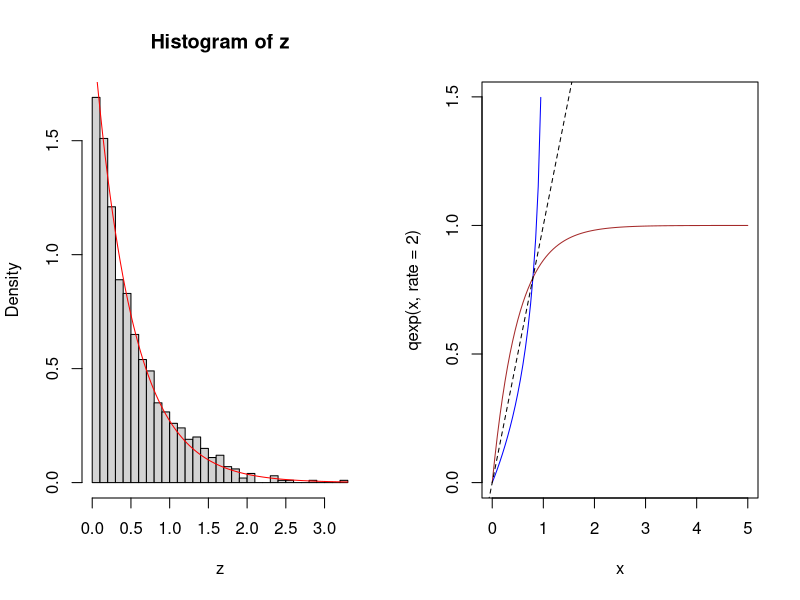
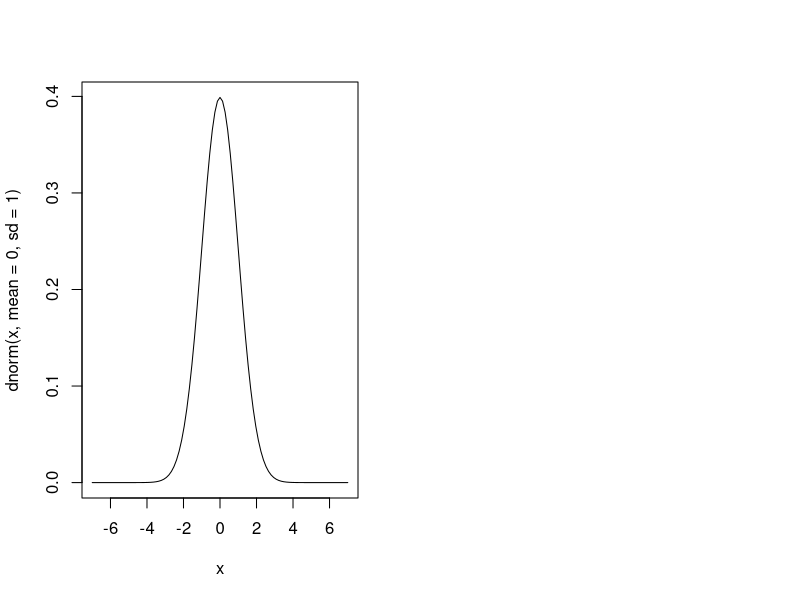
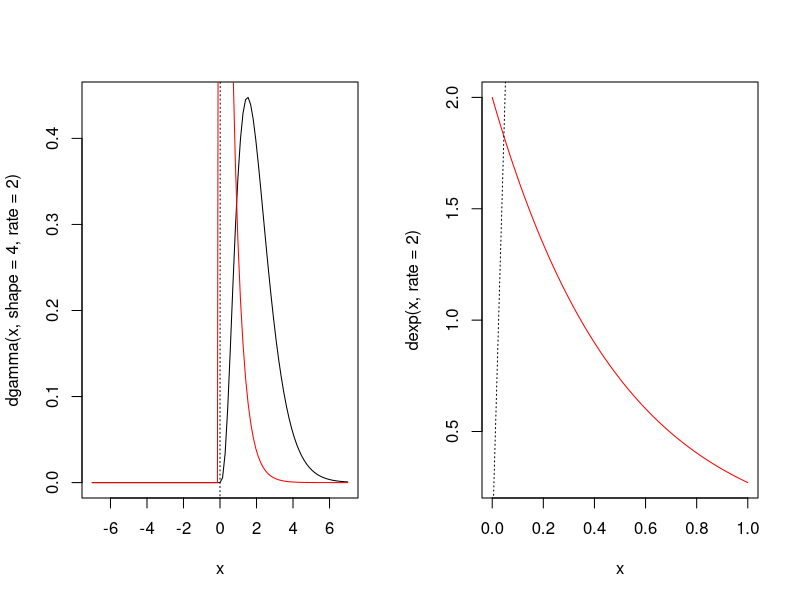

R code for these plots, in order:
## ---- chunk 1
# 10 realisation d'une loi exponentielle de paramètre λ = 2

#set.seed(2) de garder la meme realisation
rexp(10,rate = 2)

#a : 
rnorm(10,mean=0, sd=1)

alpha <- 2
beta <- 4
rgamma(10,shape = alpha, rate = beta)

#b

## Distribution de loi exponentielle

d_exp <- rexp(20,2)
d_exp

moy_empiride <- mean(d_exp)
moy_empiride

erreur_standart <- sd(d_exp)/sqrt(20)
erreur_standart

erreur_standart_b <-sqrt(var(d_exp))/sqrt(20)
erreur_standart_b

## Distribution de loi Normale

d_normale <- rnorm(20,mean = 0, sd= 1)
d_normale

mean(d_normale)

sd(d_normale)/sqrt(20)

#c
par(mfrow = c(1, 2))
n <- 1000
z <- rexp(n, rate = 2)
hist(z, freq = FALSE, breaks = 30)
curve(dexp(x, rate = 2), add = TRUE, col = "red")
curve(qexp(x, rate = 2), from = 0, to = 5, col = "blue")
curve(pexp(x, rate = 2), add = TRUE, col = "brown")
abline(0, 1, lty=2)

# On part de la réalisation de 1000 observation suivant une loi exponentielle
#de paramètre 2. ET:
# On trace l'histogramme de cette realisation avec la fonction hist()
#Puis on trace successivement la densité, le quantile, et la fonction
# de repartition respectivement avec les fonction dexp ,qexp, pexp

qnorm(d_normale,mean = 0, sd =1)

curve(dnorm(x,mean = 0, sd =1),from = -7, to = 7)
#verif de la convergence de la somme var exp vers une loi gamma
par(mfrow = c(1, 2))
curve(dgamma(x,shape = 4, rate =2),from = -7, to = 7)
curve(dexp(x, rate = 2), add = TRUE, col = "red")
abline(0, 40, lty=15)

#d
# mean(z <= 1.2) devrait se rapprocher de la fonction de repartition
# evaluer en 2 pour x= 1.2 et quantile(z, probs = 0.9 de valeur obtenue
# en evaluant la reciproque de la fonction de repartion en 0.9
## ---- chunk 2
curve(dexp(x, rate = 2),  col = "red")
abline(0, 40, lty=15)

n=1000
z <- rexp(n, rate=2)
mean(z) # ce qui approxime à la moyenne théorique, ici 1/2

var(z)/n #0.0002553287
1/(4*n) # 0.00025
